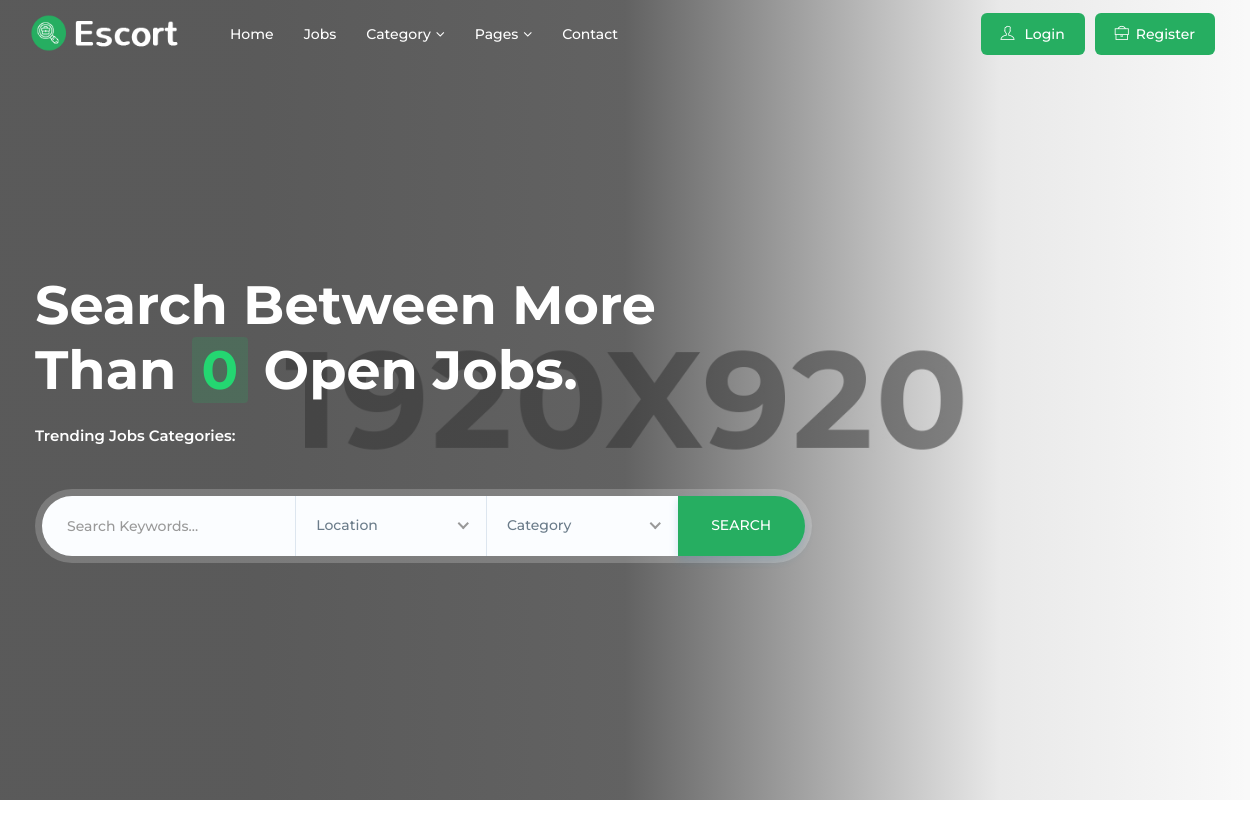
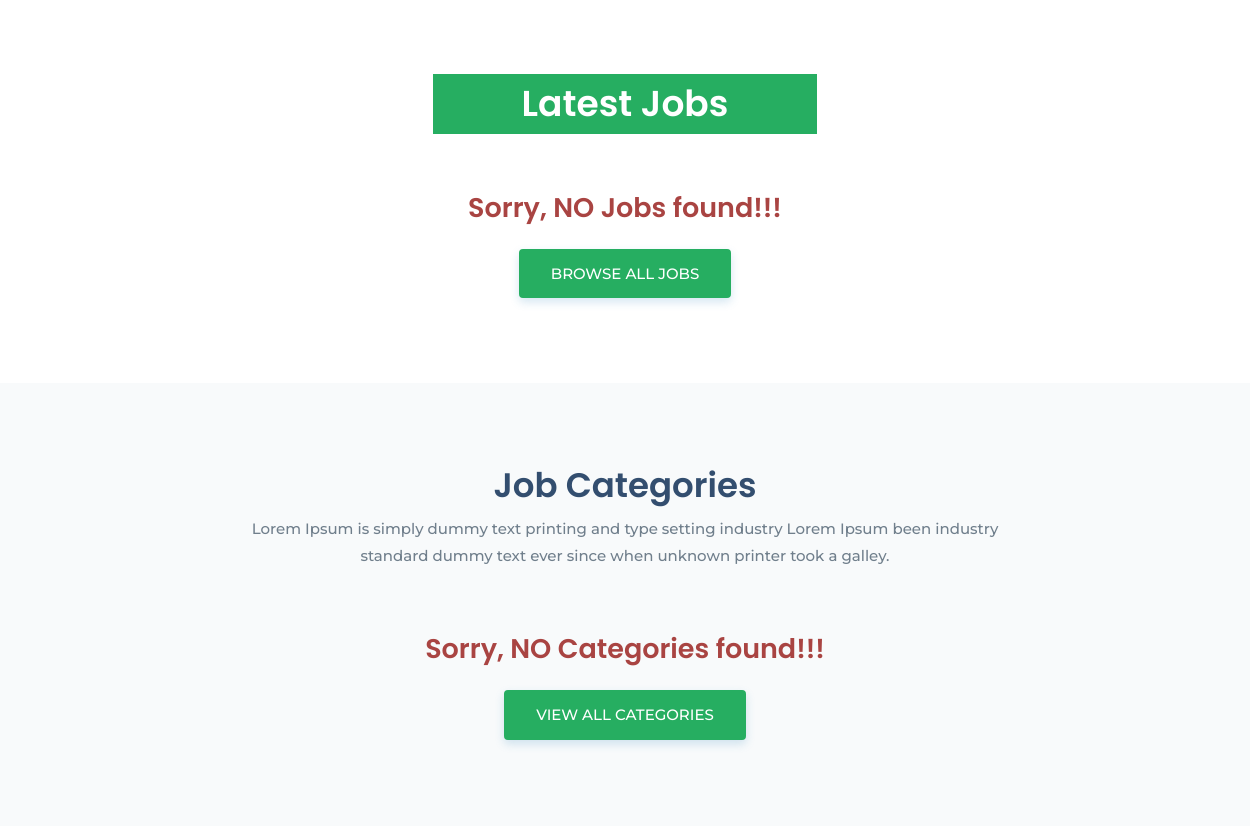
The app's page /cvrecommender/ (upper part), older data (2 pictures, top to bottom).
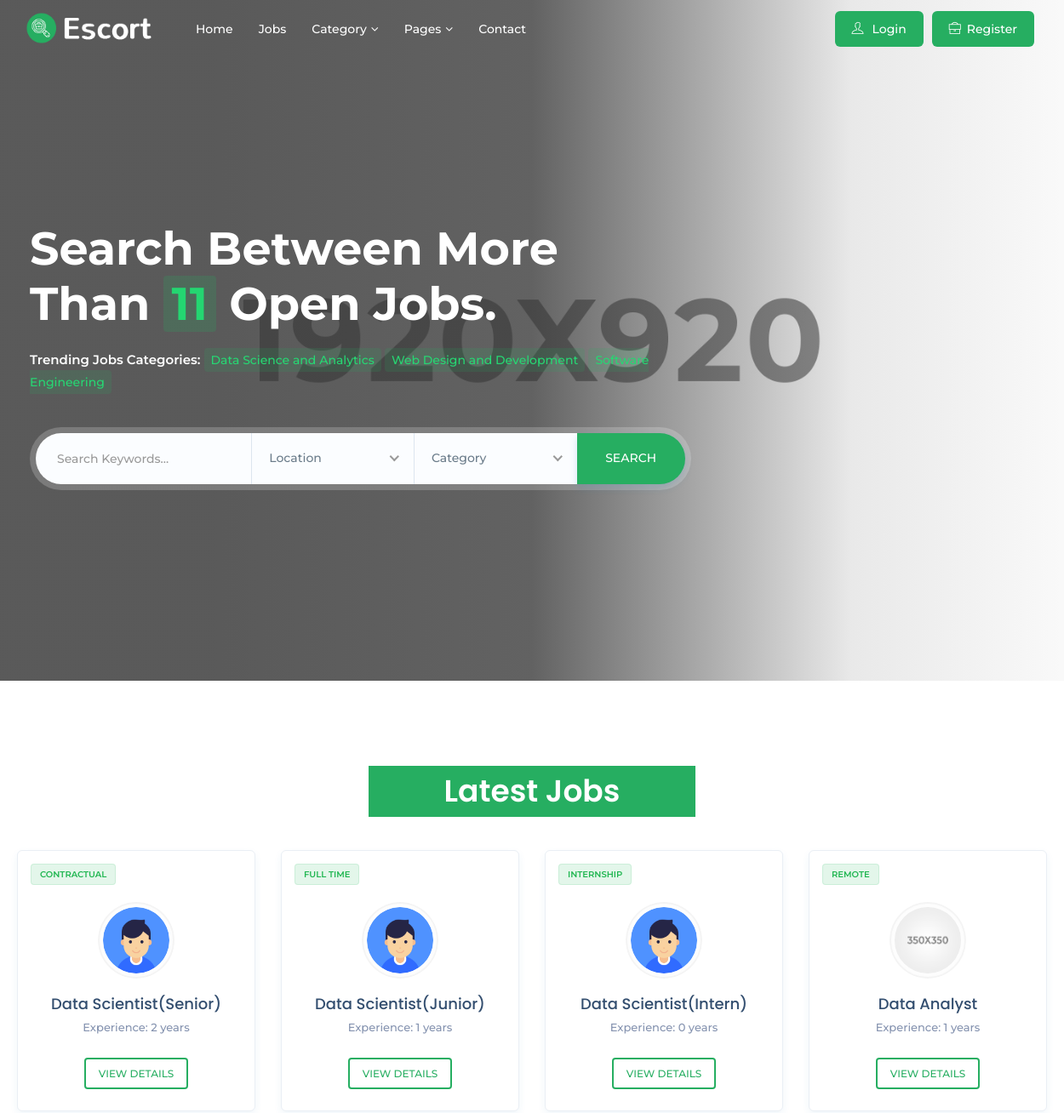
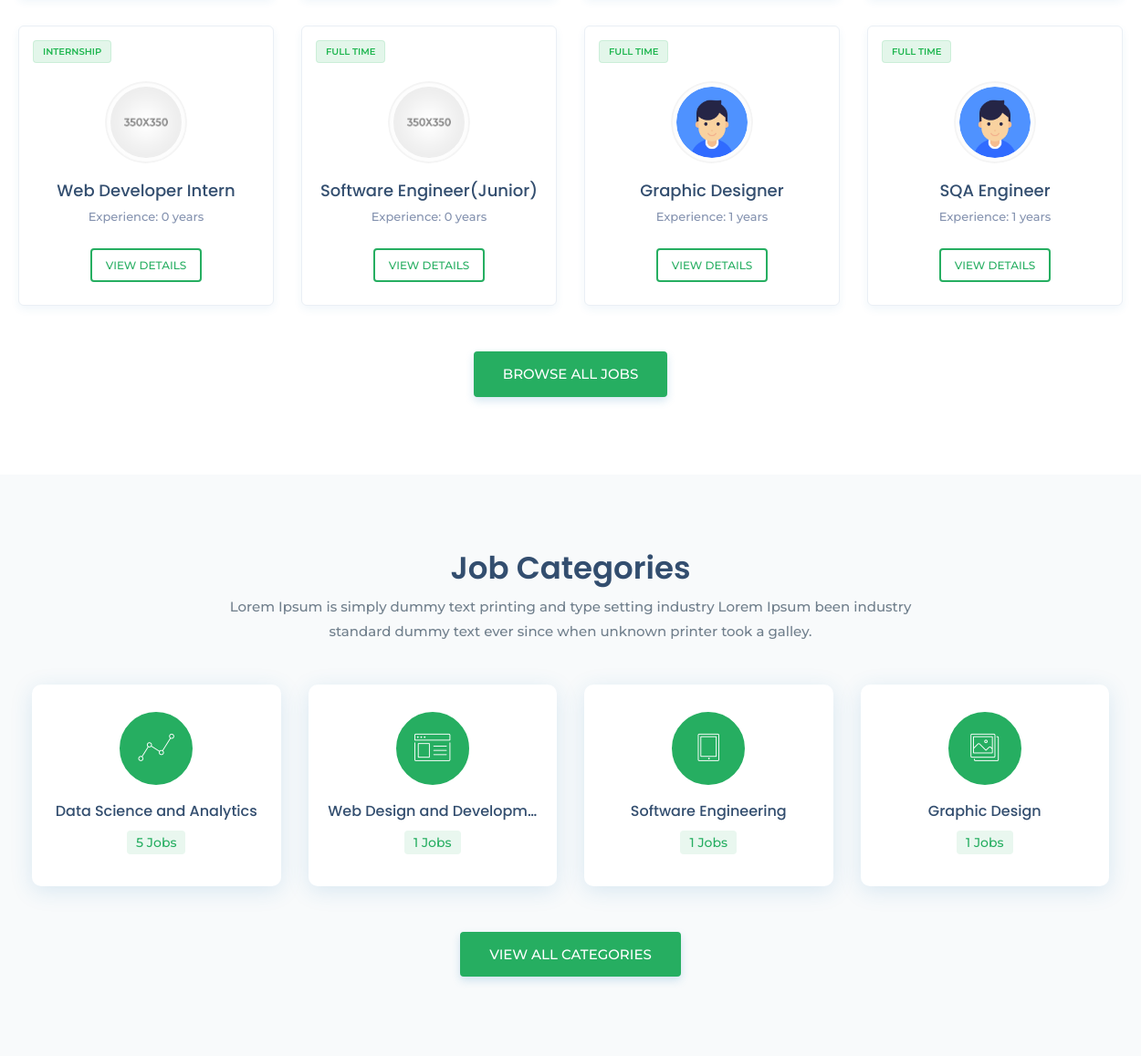
The same page, newer data (2 pictures, top to bottom).
### cvrecommender/models.py (models this page shows, shortened)
class Job(models.Model):
    title = models.CharField(max_length=200)
    slug = models.SlugField(max_length=200, blank=True,
                            help_text='You may keep it blank')
    company_name = models.CharField(max_length=200)
    starting_date = models.DateField(blank=True, null=True)
    deadline = models.DateField(blank=True, null=True)
    salary = models.PositiveIntegerField()
    vacancy = models.PositiveSmallIntegerField(
        validators=[MinValueValidator(1), MaxValueValidator(50)])
    job_category = models.CharField(max_length=50, choices=JOB_CATEGORY)
    job_type = models.CharField(max_length=20, choices=JOB_TYPE)
    email = models.EmailField(max_length=254,)
    phone = models.CharField(max_length=11, blank=True, null=True)
    company_website = models.URLField()
    logo = models.ImageField(null=True, blank=True)
    address = models.TextField(max_length=200)
    division = models.CharField(max_length=15, choices=CITY)
    description = models.TextField()
    responsibility = models.TextField()
    min_education = models.CharField(max_length=20, choices=EDU)
    cgpa = models.DecimalField(max_digits=3, decimal_places=2)
    experience = models.PositiveSmallIntegerField(
        validators=[MinValueValidator(0), MaxValueValidator(15)])
    skill_req = models.TextField(help_text='Input skills with comma')
    skill_bonus = models.CharField(
        max_length=255, blank=True, null=True, help_text='Input skills with comma')
    status = models.CharField(max_length=20, choices=STATUS)
    publish = models.DateField(auto_now_add=True)
    last_modified = models.DateField(auto_now=True)
    recruiter = models.ForeignKey('account.Recruiter',
                                  on_delete=models.CASCADE,
                                  related_name='recruiters')
    applicant = models.ManyToManyField('account.Applicant',
                                       related_name='applicants', blank=True)
    objects = models.Manager()         # default manager
    published = PublishedManager()    # custom manager for all published job post
    def get_absolute_url(self):
        return reverse('jobDetail', args=[self.slug])

### cvrecommender/views.py (the view)
# urls.py: 2. Add a URL to urlpatterns:  path('', views.home, name='home')
def home(request):
    latest_jobs = Job.published.all().order_by('-publish')[:8]
    job_number = Job.published.all().count()
    sorted_cat_dict, sliced_dict, top_3 = \
        sort_dict_and_return(Job.objects.all())
    context = {'job_number': job_number, 'latest_jobs': latest_jobs,
               'sliced_dict': sliced_dict, 'top_3': top_3,
               'sorted_cat_dict': sorted_cat_dict}
    return render(request, 'index.html', context)

### custom_scripts/custom_functions.py (called while the page is built)
def jobs_in_dict_with_occurrence_number(all_jobs):
    category_dict = {}
    for job in all_jobs:
        category_dict[job.job_category] = category_dict\
            .get(job.job_category, 0)+1
    return category_dict

def sort_dict_and_return(all_jobs):
    jobs_dict = jobs_in_dict_with_occurrence_number(all_jobs)
    sorted_cat_dict = dict(sorted(jobs_dict.items(),
                                  key=operator.itemgetter(1),
                                  reverse=True))
    sliced_dict = dict(itertools.islice(sorted_cat_dict.items(), 4))
    top_3 = dict(itertools.islice(sorted_cat_dict.items(), 3))
    return sorted_cat_dict, sliced_dict, top_3

### cvrecommender/models.py (called while the page is built)
    def get_queryset(self):
        return super(PublishedManager, self).get_queryset()\
                                            .filter(status='Published')

### cvrecommender/templates/index.html (shortened to what this page needs)
{% load static %}
<!DOCTYPE html>
<html class="" lang="zxx">
<head>
<link href="{% static 'assets/plugins/bootstrap/css/bootstrap.min.css' %}" rel="stylesheet">
<link href="{% static 'assets/plugins/bootstrap/css/bootstrap-select.min.css' %}" rel="stylesheet">
<link href="{% static 'assets/plugins/icons/css/icons.css' %}" rel="stylesheet">
<link href="{% static 'assets/plugins/animate/animate.css' %}" rel="stylesheet">
<link href="{% static 'assets/plugins/bootstrap/css/bootsnav.css' %}" rel="stylesheet">
<link href="{% static 'assets/plugins/nice-select/css/nice-select.css' %}" rel="stylesheet">
<link href="{% static 'assets/plugins/aos-master/aos.css' %}" rel="stylesheet">
<link href="{% static 'assets/css/style.css' %}" rel="stylesheet">
<link href="{% static 'assets/css/responsive.css' %}" rel="stylesheet">
</head>
<body class="utf_skin_area">
<nav class="navbar navbar-default navbar-mobile navbar-fixed white no-background bootsnav">
  <div class="container">
    <div class="navbar-header">
      <a class="navbar-brand" href="#"> <img src="{% static 'assets/img/logo-light.png' %}" class="logo logo-display" alt=""> <img src="{% static 'assets/img/logo.png' %}" class="logo logo-scrolled" alt=""> </a>
	</div>
    <div class="collapse navbar-collapse" id="navbar-menu">
      <ul class="nav navbar-nav navbar-left" data-in="fadeInDown" data-out="fadeOutUp">
        <li class="dropdown active"> <a href="{% url 'home' %}">Home</a> </li>
        <li class="dropdown"> <a href="{% url 'allPublishedJobs' %}" >Jobs</a> </li>
        <li class="dropdown"> <a href="" class="dropdown-toggle" data-toggle="dropdown">Category</a>
        </li>
        <li class="dropdown"> <a href="#" class="dropdown-toggle" data-toggle="dropdown">Pages</a>
        </li>
        <li class="dropdown"> <a href="contact.html">Contact</a> </li>
      </ul>
      <ul class="nav navbar-nav navbar-right">
        {% if request.user.is_authenticated %}
          <li class="dropdown sign-up">
              {% if request.user.applicant.image %}
                <a class="dropdown-toggle btn-signup red-btn" data-toggle="dropdown" href="">
                  <img src="{{ request.user.applicant.image.url }}" class="img-responsive img-circle" alt="">
                  {{ request.user }}
                </a>
              {% else %}
                <a class="dropdown-toggle btn-signup red-btn" data-toggle="dropdown" href="">
                  <img src="{% static 'assets/img/user-profile.png' %}" class="img-responsive img-circle" alt="">
                  {{ request.user }}
                </a>
              {% endif %}
              <ul class="dropdown-menu animated fadeOutUp">
                <li><a href="{% url 'applicantdashboard' %}">Dashboard</a></li>
                <li><a href="{% url 'logout' %}">Log Out</a></li>
              </ul>
            </li>
        {% else %}
          <li class="br-right"><a class="btn-signup red-btn" href="{% url 'login' %}"><i class="login-icon ti-user"></i>Login</a></li>
        <li class="sign-up"><a class="btn-signup red-btn" href="{% url 'register' %}"><span class="ti-briefcase"></span>Register</a></li>
        {% endif %}
      </ul>
    </div>
  </div>
</nav>
<div class="utf_main_banner_area" style="background-image:url(assets/img/slider_bg.jpg);" data-overlay="8">
  <div class="container">
    <div class="col-md-8 col-sm-10">
      <div class="caption cl-white home_two_slid">
        <h2>Search Between More Than <span class="theme-cl">{{ job_number }}</span> Open Jobs.</h2>
        <p>Trending Jobs Categories:
          {% for key in top_3 %}
            <span class="trending_key"><a href="{% url 'jobCategory' key %}">{{ key }}</a></span>
          {% endfor %}
        </p>
      </div>
      <form>
        <fieldset class="utf_home_form_one">
          <div class="col-md-4 col-sm-4 padd-0">
            <input type="text" class="form-control br-1" placeholder="Search Keywords..." />
          </div>
          <div class="col-md-3 col-sm-3 padd-0">
          </div>
          <div class="col-md-3 col-sm-3 padd-0">
          </div>
          <div class="col-md-2 col-sm-2 padd-0 m-clear">
            <button type="submit" class="btn theme-btn cl-white seub-btn">Search</button>
          </div>
        </fieldset>
      </form>
    </div>
  </div>
</div>
<section class="padd-top-80 padd-bot-80">
  <div class="container">
    <div class="row mrg-bot-30">
      <div class="col-sm-4"></div>
      <div class="col-sm-4">
        <h2 class="padd-10 theme-bg text-center">Latest Jobs</h2>
      </div>
      <div class="col-sm-4"></div>
    </div>
    <div class="row">
      {% for job in latest_jobs %}
        <div class="col-md-3 col-sm-6">
          <div class="utf_grid_job_widget_area"> <span class="job-type full-type">{{ job.job_type }}</span>
            <div class="u-content">
              {% if job.logo %}
                  <div class="avatar box-80"><img class="img-responsive" src="{{ job.logo.url }}" alt="Company Logo"></div>
                {% else %}
                <div class="avatar box-80"><img class="img-responsive" src="{% static 'assets/img/company_logo_1.png' %}" alt="Company Logo"></div>
              {% endif %}
              <h5><a href="{{ job.get_absolute_url }}">{{ job.title }}</a></h5>
              <p class="text-muted">Experience: {{ job.experience }} years</p>
            </div>
            <div class="utf_apply_job_btn_item">
              <a href="{{ job.get_absolute_url }}" class="btn job-browse-btn btn-radius br-light">View Details</a>
            </div>
          </div>
        </div>
      {% empty %}
        <h3 class="text-danger text-center">Sorry, NO Jobs found!!!</h3>
      {% endfor %}
    </div>
    <div class="col-md-12 mrg-top-20 text-center">
      <a href="{% url 'allPublishedJobs' %}" class="btn theme-btn btn-m">Browse All Jobs</a>
    </div>
  </div>
</section>
<section class="utf_job_category_area">
  <div class="container">
    <div class="row">
      <div class="col-md-8 col-md-offset-2">
        <div class="heading">
          <h2>Job Categories</h2>
		  <p>Lorem Ipsum is simply dummy text printing and type setting industry Lorem Ipsum been industry standard dummy text ever since when unknown printer took a galley.</p>
        </div>
      </div>
    </div>
    <div class="row">
		<div class="col-md-12">
      {% for key, value in sliced_dict.items %}
        <div class="col-md-3 col-sm-6">
          <a href="{% url 'jobCategory' key %}" title="">
            <div class="utf_category_box_area">
              <div class="utf_category_desc">
                {% if key == 'Software Engineering' %}
                  <div class="utf_category_icon"> <i class="icon-tablet" aria-hidden="true"></i> </div>
                  <div class="category-detail utf_category_desc_text">
                    <h4>{{ key|truncatechars:26 }}</h4>
                    <p>{{ value }} Jobs</p>
                  </div>
                {% elif key == 'Web Design and Development' %}
                  <div class="utf_category_icon"> <i class="icon-browser" aria-hidden="true"></i> </div>
                  <div class="category-detail utf_category_desc_text">
                    <h4>{{ key|truncatechars:24 }}</h4>
                    <p>{{ value }} Jobs</p>
                  </div>
                {% elif key == 'Data Science and Analytics' %}
                  <div class="utf_category_icon"> <i class="icon-linegraph" aria-hidden="true"></i> </div>
                  <div class="category-detail utf_category_desc_text">
                    <h4>{{ key|truncatechars:26 }}</h4>
                    <p>{{ value }} Jobs</p>
                  </div>
                {% elif key == 'Graphic Design' %}
                  <div class="utf_category_icon"> <i class="icon-pictures" aria-hidden="true"></i> </div>
                  <div class="category-detail utf_category_desc_text">
                    <h4>{{ key|truncatechars:26 }}</h4>
                    <p>{{ value }} Jobs</p>
                  </div>
                {% elif key == 'Network and System Admin' %}
                  <div class="utf_category_icon"> <i class="icon-toolbox" aria-hidden="true"></i> </div>
                  <div class="category-detail utf_category_desc_text">
                    <h4>{{ key|truncatechars:26 }}</h4>
                    <p>{{ value }} Jobs</p>
                  </div>
                {% elif key == 'Cloud Computing and Engineering' %}
                  <div class="utf_category_icon"> <i class="icon-cloud" aria-hidden="true"></i> </div>
                  <div class="category-detail utf_category_desc_text">
                    <h4>{{ key|truncatechars:26 }}</h4>
                    <p>{{ value }} Jobs</p>
                  </div>
                {% elif key == 'Information Technology' %}
                  <div class="utf_category_icon"> <i class="ti-world" aria-hidden="true"></i> </div>
                  <div class="category-detail utf_category_desc_text">
                    <h4>{{ key|truncatechars:26 }}</h4>
                    <p>{{ value }} Jobs</p>
                  </div>
                {% elif key == 'Cyber Security' %}
                  <div class="utf_category_icon"> <i class="ti-lock" aria-hidden="true"></i> </div>
                  <div class="category-detail utf_category_desc_text">
                    <h4>{{ key|truncatechars:26 }}</h4>
                    <p>{{ value }} Jobs</p>
                  </div>
                {% elif key == 'Software Quality Assurance' %}
                  <div class="utf_category_icon"> <i class="icon-shield" aria-hidden="true"></i> </div>
                  <div class="category-detail utf_category_desc_text">
                    <h4>{{ key|truncatechars:26 }}</h4>
                    <p>{{ value }} Jobs</p>
                  </div>
                {% endif %}
              </div>
            </div>
          </a>
        </div>
      {% empty %}
        <h3 class="text-danger text-center">Sorry, NO Categories found!!!</h3>
      {% endfor %}
		  <div class="col-md-12 mrg-top-20 text-center">
			<a href="{% url 'allCategories' %}" class="btn theme-btn btn-m">View All Categories</a>
		  </div>
	  </div>
    </div>
  </div>
</section>
</body>
</html>

### account/static/assets/css/responsive.css (style rules this page uses)
@media only screen and (min-width : 768px) { .utf_main_banner_area .caption { margin-top: 4em; } }
@media only screen and (min-width : 768px) { .heading h2 { font-size: 34px; margin-bottom: 10px; } }
@media only screen and (min-width : 768px) { .utf_main_banner_area { height: 100vh; min-height: 550px; display: flex; flex-direction: column; align-items: center; justify-content: center; } }
@media only screen and (min-width : 993px) { section { padding: 6em 0; } }
@media only screen and (min-width : 993px) { .navbar-default .navbar-brand img { max-width: 150px; } }
@media only screen and (min-width : 993px) { nav.navbar.bootsnav.navbar-fixed.navbar-transparent .logo-display, nav.navbar.bootsnav.navbar-fixed.no-background .logo-display { display: block; } }
@media only screen and (min-width : 993px) { nav.navbar.bootsnav.navbar-fixed .logo-display { display: none; } }
@media only screen and (min-width : 1024px) { h2 { font-size: 36px; } }
@media only screen and (min-width : 1024px) { h4 { font-size: 20px; } }
@media only screen and (min-width : 1024px) { h5 { font-size: 17; } }
@media only screen and (min-width : 1024px) { .utf_main_banner_area h2 { font-size: 54px; line-height:1.2; font-weight: 700; margin-bottom: 20px; } }

Row changes from the older to the newer data that the page shows:
added Job: top_3 "Data Science and Analytics", job_type "CONTRACTUAL", logo (picture), title "Data Scientist(Senior)", experience "2", sliced_dict "Data Science and Analytics"
added Job: top_3 "Web Design and Development", job_type "INTERNSHIP", title "Web Developer Intern", experience "0", sliced_dict "Web Design and Developm…"
added Job: top_3 "Software Engineering", job_type "FULL TIME", title "Software Engineer(Junior)", experience "0", sliced_dict "Software Engineering"
added Job: job_type "FULL TIME", logo (picture), title "Data Scientist(Junior)", experience "1"
added Job: job_type "INTERNSHIP", logo (picture), title "Data Scientist(Intern)", experience "0"
added Job: job_type "REMOTE", title "Data Analyst", experience "1"
added Job: job_type "FULL TIME", logo (picture), title "Graphic Designer", experience "1", sliced_dict "Graphic Design"
added Job: job_type "FULL TIME", logo (picture), title "SQA Engineer", experience "1"
Text that changed along with them:
{{ job_number }}: "0" → "11"
new list line: "5 Jobs"
new list line: "1 Jobs"
text no longer shown: "Sorry, NO Jobs found!!! Sorry, NO Categories found!!!"
